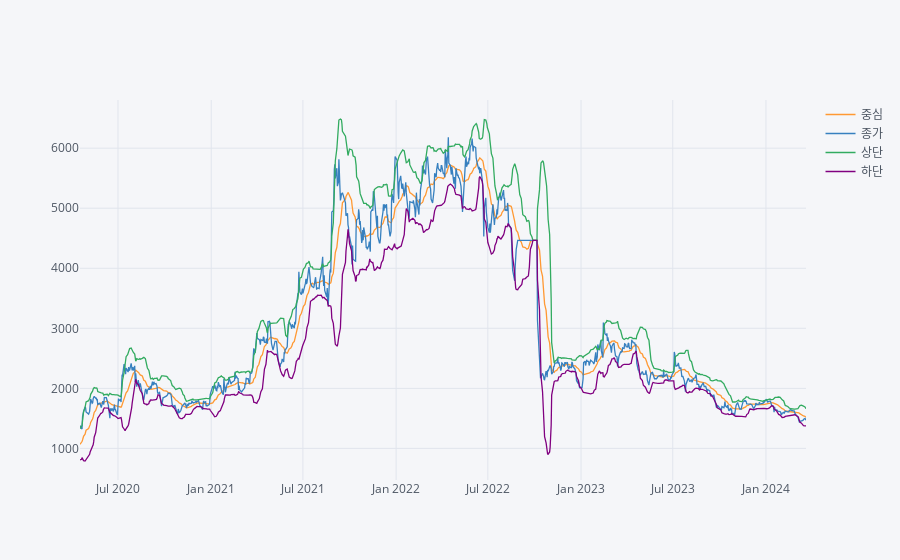

Notebook source saved alongside this figure:
### Code cell
data[['중심', '종가', '상단', '하단']].iplot(kind='scatter') #하락추세임을 확인

### Figure 1 — Plotly figure (JSON) as saved in the notebook; plotly's stock layout.template omitted (floating-point values rounded to 4 significant figures; data arrays with more than 128 entries replaced by an {"elided": "..."} marker saying what was removed)
{"data": [{"line": {"color": "rgba(255, 153, 51, 1.0)", "dash": "solid", "shape": "linear", "width": 1.3}, "mode": "lines", "name": "중심", "text": "", "type": "scatter", "x": {"elided": "968 str values"}, "y": {"elided": "968 float values"}}, {"line": {"color": "rgba(55, 128, 191, 1.0)", "dash": "solid", "shape": "linear", "width": 1.3}, "mode": "lines", "name": "종가", "text": "", "type": "scatter", "x": {"elided": "968 str values"}, "y": {"elided": "968 int values"}}, {"line": {"color": "rgba(50, 171, 96, 1.0)", "dash": "solid", "shape": "linear", "width": 1.3}, "mode": "lines", "name": "상단", "text": "", "type": "scatter", "x": {"elided": "968 str values"}, "y": {"elided": "968 float values"}}, {"line": {"color": "rgba(128, 0, 128, 1.0)", "dash": "solid", "shape": "linear", "width": 1.3}, "mode": "lines", "name": "하단", "text": "", "type": "scatter", "x": {"elided": "968 str values"}, "y": {"elided": "968 float values"}}], "layout": {"legend": {"bgcolor": "#F5F6F9", "font": {"color": "#4D5663"}}, "paper_bgcolor": "#F5F6F9", "plot_bgcolor": "#F5F6F9", "title": {"font": {"color": "#4D5663"}}, "xaxis": {"gridcolor": "#E1E5ED", "showgrid": true, "tickfont": {"color": "#4D5663"}, "title": {"font": {"color": "#4D5663"}, "text": ""}, "zerolinecolor": "#E1E5ED"}, "yaxis": {"gridcolor": "#E1E5ED", "showgrid": true, "tickfont": {"color": "#4D5663"}, "title": {"font": {"color": "#4D5663"}, "text": ""}, "zerolinecolor": "#E1E5ED"}}}
